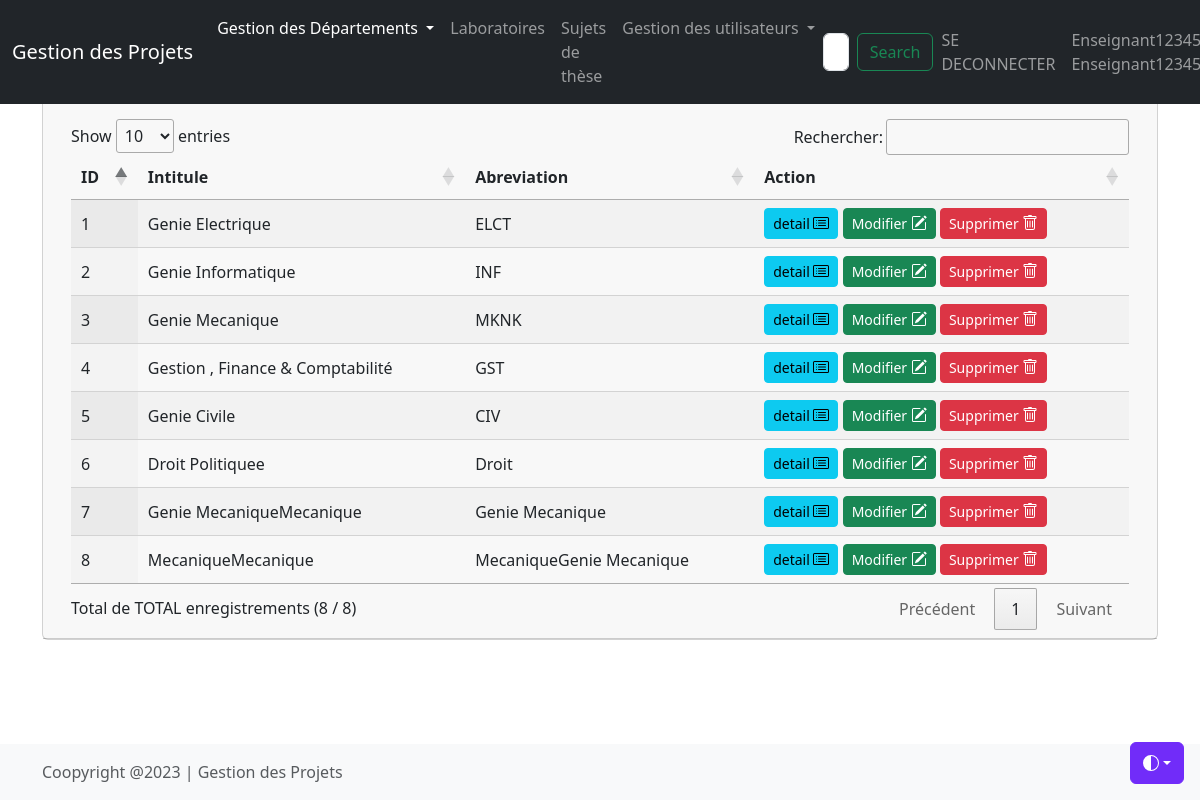
/deptlist.php (signed in), run on the app's committed database.
### tables this page shows
CREATE TABLE IF NOT EXISTS `departements` (
  `id` int(20) NOT NULL AUTO_INCREMENT,
  `intitule` varchar(500) NOT NULL,
  `abreviation` varchar(100) NOT NULL,
  PRIMARY KEY (`id`)
);

### deptlist.php (the view, shortened to what this page needs)
<?php
include_once("header.php");
include_once("main.php");
require_once('connect.php');
$sql = 'SELECT * FROM `departements`';
$query = $db->prepare($sql);
$query->execute();
$result = $query->fetchAll(PDO::FETCH_ASSOC);
                ?>
                <h1>Liste des departements </h1>
<p> <a href="deptadd.php" class="btn btn-primary">Ajouter un nouveau Département
                    </a>
                </p>
                <table id="datatable" class="display">
                    <thead>
                            <th>ID</th>
                             <th>Intitule</th>
                             <th>Abreviation</th>
                             <th>Action</th>
                    </thead>
                    <tbody>
                        <?php
                        foreach($result as $departement){
                        ?>
                                        <tr>
                                        <td><?= $departement['id'] ?></td>
                                        <td><?= $departement['intitule'] ?></td>
                                        <td><?= $departement['abreviation'] ?></td>
                                        <td>
                                                <a  class="btn btn-info btn-sm"  href="deptdetail.php?id=<?= $departement['id'] ?>">detail
                                                </a>
                                                <a class="btn btn-success btn-sm" href="deptedit.php?id=<?= $departement['id'] ?>">Modifier
                                                </a>
                                                <a  class="btn btn-danger btn-sm" href="deptdel.php?id=<?= $departement['id'] ?>">Supprimer
                                                </a>
                                    </tr>
                        <?php
                        }
                        ?>
                    </tbody>
                </table>
             </section>
        </div>
    </main>
<?php
include_once("footer.php");
?>

### header.php (style rules this page uses)
.bi { vertical-align: -.125em; fill: currentColor; }

### data on the page
departements: id "1", intitule "Genie Electrique", abreviation "ELCT"
departements: id "2", intitule "Genie Informatique", abreviation "INF"
departements: id "3", intitule "Genie Mecanique", abreviation "MKNK"
departements: id "4", intitule "Gestion , Finance & Comptabilité", abreviation "GST"
departements: id "5", intitule "Genie Civile", abreviation "CIV"
departements: id "6", intitule "Droit Politiquee", abreviation "Droit"
departements: id "7", intitule "Genie MecaniqueMecanique", abreviation "Genie Mecanique"
departements: id "8", intitule "MecaniqueMecanique", abreviation "MecaniqueGenie Mecanique"
